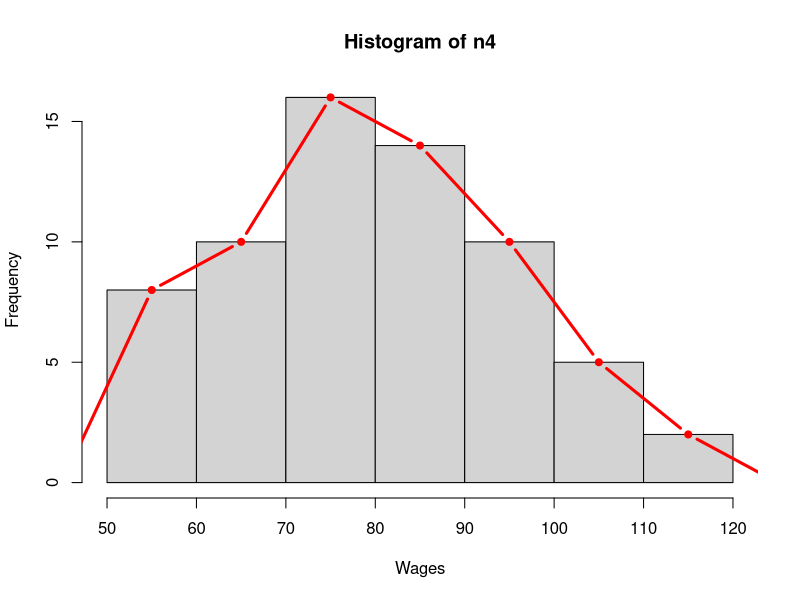
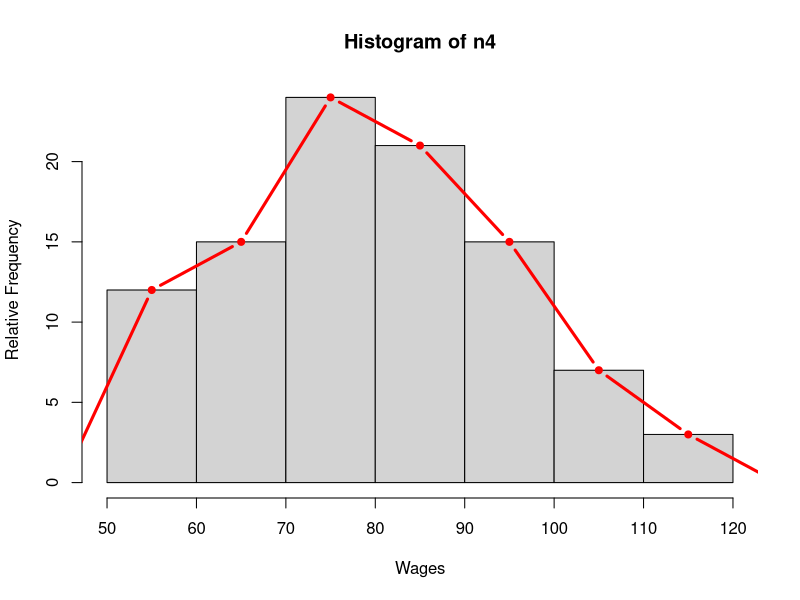

The R script that drew these images, in order:
#PAGE=46
a=c(250,260,270,280,290,300,310)
b=c(259.99,269.99,279.99,289.99,299.99,309.99,319.99)
c=c(a,b)
n=c(8,10,16,14,10,5,2)
n1=sum(n)
n1
n2=(n/n1)*100
n2=round(n2,digits = 1)
n2

n3=(b+a)/2
n3=n3-200
n3=round(n3,digits = 0)
n4=rep(n3,n)
h=hist(n4,xlab='Wages')
h

mp=c(min(h$mids) - (h$mids[2] - h$mids[1]), h$mids, max(h$mids) + (h$mids[2] -h$mids[1]))
mp
freq = c(0, h$counts, 0)
freq
lines(mp, freq, type = "b", pch = 20, col = "red", lwd = 3)


n4=rep(n3,n2)
h=hist(n4,ylab='Relative Frequency',xlab='Wages')
mp=c(min(h$mids) - (h$mids[2] - h$mids[1]), h$mids, max(h$mids) + (h$mids[2] -h$mids[1]))
mp
freq = c(0, h$counts, 0)
freq
lines(mp, freq, type = "b", pch = 20, col = "red", lwd = 3)
